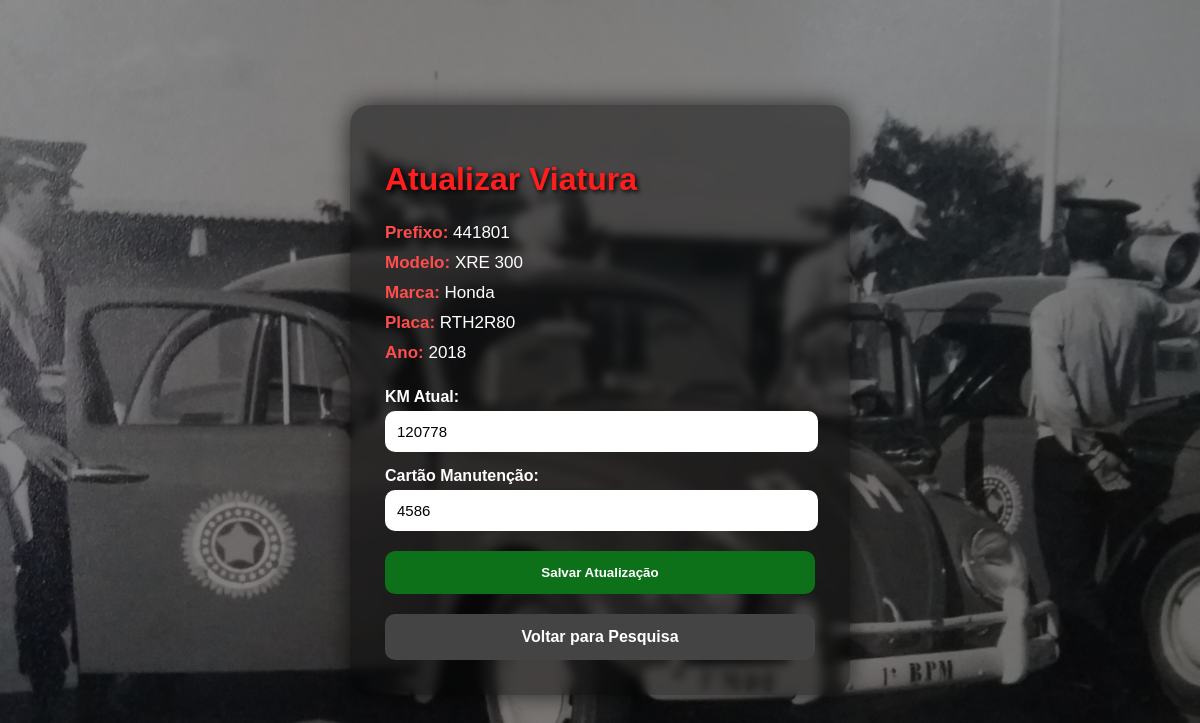
Page /php/atualizar_viatura.php?id=2 on the committed database.
### tables this page shows
CREATE TABLE IF NOT EXISTS viaturas (
    id_vtr INT AUTO_INCREMENT PRIMARY KEY,
    prefixo_vtr VARCHAR(10) NOT NULL UNIQUE,
    modelo_vtr VARCHAR(50) NOT NULL,
    marca_vtr VARCHAR(50),
    placa_vtr VARCHAR(8) NOT NULL UNIQUE,
    ano_modelo YEAR,
    km_atual INT DEFAULT 0,
    cartao_manutencao VARCHAR(16),

    situacao_cautela VARCHAR(20) DEFAULT 'SEM_CAUTELA',
    situacao_operacional VARCHAR(20) DEFAULT 'DISPONIVEL',

    observacao TEXT
);

### php/atualizar_viatura.php (the view, shortened to what this page needs)
<?php
$conn = new mysqli("localhost", "root", "", "cadastro_viatura_rotam");
$id = $_GET['id'];
$sql = "SELECT * FROM viaturas WHERE id_vtr = '$id'";
$resultado = $conn->query($sql);
$viatura = $resultado->fetch_assoc();
?>
<!DOCTYPE html>
<html lang="pt-br">
<head>
</head>
<body>
    <div class="box">
        <h1>Atualizar Viatura</h1>
        <p><strong>Prefixo:</strong> <?php echo $viatura['prefixo_vtr']; ?></p>
        <p><strong>Modelo:</strong> <?php echo $viatura['modelo_vtr']; ?></p>
        <p><strong>Marca:</strong> <?php echo $viatura['marca_vtr']; ?></p>
        <p><strong>Placa:</strong> <?php echo $viatura['placa_vtr']; ?></p>
        <p><strong>Ano:</strong> <?php echo $viatura['ano_modelo']; ?></p>
        <form method="POST">
            <label>KM Atual:</label>
            <input type="number" name="km_atual" value="<?php echo $viatura['km_atual']; ?>" required>
            <label>Cartão Manutenção:</label>
            <input type="text" name="cartao_manutencao" value="<?php echo $viatura['cartao_manutencao']; ?>">
            <button type="submit">Salvar Atualização</button>
        </form>
        <a href="pesquisar_viatura.php">Voltar para Pesquisa</a>
    </div>
</body>
</html>

### php/atualizar_viatura.php (style rules this page uses)
body { margin: 0; padding: 0; font-family: Arial, sans-serif; background: linear-gradient(rgba(0, 0, 0, 0.45), rgba(0, 0, 0, 0.45)), url('../imagens/fusca_pmdf.jpg') no-repeat center center/cover; background-attachment: fixed; min-height: 100vh; display: flex; justify-content: center; align-items: center; color: white; }
.box { background: rgba(0, 0, 0, 0.45); width: 430px; padding: 35px; border-radius: 20px; backdrop-filter: blur(5px); box-shadow: 0 0 25px rgba(0, 0, 0, 0.7); }
h1 { color: #ff1e1e; margin-bottom: 25px; text-shadow: 2px 2px 5px black; }
p { text-align: left; margin: 10px 0; font-size: 17px; }
strong { color: #ff4d4d; }
form { margin-top: 25px; }
label { display: block; text-align: left; margin-top: 15px; margin-bottom: 5px; font-weight: bold; }
input { width: 95%; padding: 12px; border: none; border-radius: 10px; font-size: 15px; outline: none; }
button, a { display: block; width: 100%; margin-top: 20px; padding: 14px; border-radius: 10px; border: none; text-decoration: none; color: white; font-weight: bold; cursor: pointer; transition: 0.3s; text-align: center; box-sizing: border-box; }
button { background-color: #0d711a; }
a { background-color: #444; }

### rows in the picture
viaturas: prefixo_vtr "441801", modelo_vtr "XRE 300", marca_vtr "Honda", placa_vtr "RTH2R80", ano_modelo "2018", km_atual "120778", cartao_manutencao "4586"
